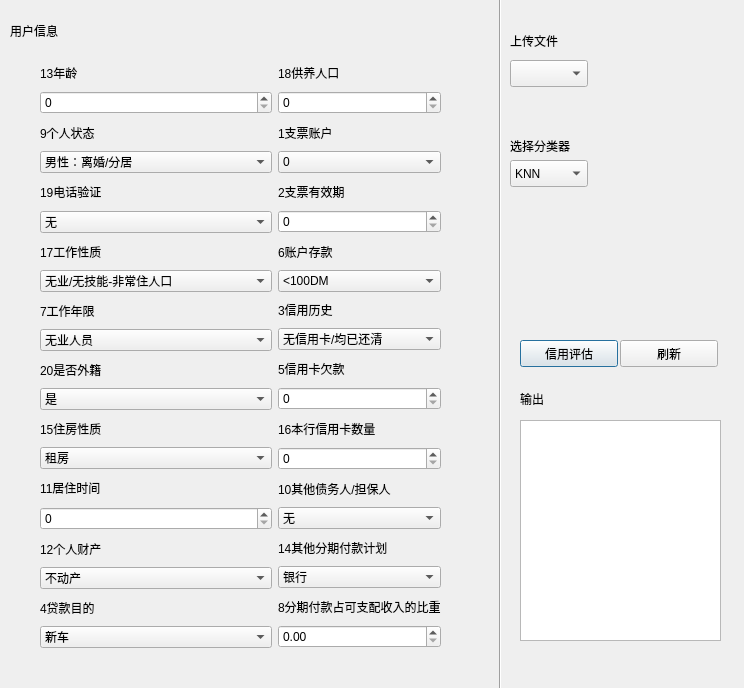
<?xml version="1.0" encoding="UTF-8"?>
<ui version="4.0">
 <class>Dialog</class>
 <widget class="QDialog" name="Dialog">
  <property name="geometry">
   <rect>
    <x>0</x>
    <y>0</y>
    <width>744</width>
    <height>688</height>
   </rect>
  </property>
  <property name="windowTitle">
   <string>Dialog</string>
  </property>
  <widget class="QLabel" name="label">
   <property name="geometry">
    <rect>
     <x>510</x>
     <y>130</y>
     <width>81</width>
     <height>31</height>
    </rect>
   </property>
   <property name="text">
    <string>选择分类器</string>
   </property>
  </widget>
  <widget class="QLabel" name="label_2">
   <property name="geometry">
    <rect>
     <x>510</x>
     <y>20</y>
     <width>91</width>
     <height>41</height>
    </rect>
   </property>
   <property name="text">
    <string>上传文件</string>
   </property>
  </widget>
  <widget class="QLabel" name="label_3">
   <property name="geometry">
    <rect>
     <x>10</x>
     <y>10</y>
     <width>61</width>
     <height>41</height>
    </rect>
   </property>
   <property name="text">
    <string>用户信息</string>
   </property>
  </widget>
  <widget class="QLabel" name="label_4">
   <property name="geometry">
    <rect>
     <x>520</x>
     <y>390</y>
     <width>66</width>
     <height>17</height>
    </rect>
   </property>
   <property name="text">
    <string>输出</string>
   </property>
  </widget>
  <widget class="Line" name="line">
   <property name="geometry">
    <rect>
     <x>490</x>
     <y>-10</y>
     <width>20</width>
     <height>891</height>
    </rect>
   </property>
   <property name="orientation">
    <enum>Qt::Vertical</enum>
   </property>
  </widget>
  <widget class="QWidget" name="layoutWidget">
   <property name="geometry">
    <rect>
     <x>40</x>
     <y>60</y>
     <width>401</width>
     <height>588</height>
    </rect>
   </property>
   <layout class="QGridLayout" name="gridLayout">
    <item row="0" column="0">
     <layout class="QVBoxLayout" name="verticalLayout">
      <item>
       <widget class="QLabel" name="label_17">
        <property name="text">
         <string>13年龄</string>
        </property>
       </widget>
      </item>
      <item>
       <widget class="QSpinBox" name="spinBox_4"/>
      </item>
      <item>
       <widget class="QLabel" name="label_13">
        <property name="text">
         <string>9个人状态</string>
        </property>
       </widget>
      </item>
      <item>
       <widget class="QComboBox" name="comboBox_2">
        <item>
         <property name="text">
          <string>男性：离婚/分居</string>
         </property>
        </item>
        <item>
         <property name="text">
          <string>女性：离婚/分居/已婚</string>
         </property>
        </item>
        <item>
         <property name="text">
          <string>男性：单身</string>
         </property>
        </item>
        <item>
         <property name="text">
          <string>男性：已婚/丧偶</string>
         </property>
        </item>
        <item>
         <property name="text">
          <string>女性：单身</string>
         </property>
        </item>
       </widget>
      </item>
      <item>
       <widget class="QLabel" name="label_23">
        <property name="text">
         <string>19电话验证</string>
        </property>
       </widget>
      </item>
      <item>
       <widget class="QComboBox" name="comboBox_3">
        <item>
         <property name="text">
          <string>无</string>
         </property>
        </item>
        <item>
         <property name="text">
          <string>有且用本名注册</string>
         </property>
        </item>
       </widget>
      </item>
      <item>
       <widget class="QLabel" name="label_21">
        <property name="text">
         <string>17工作性质</string>
        </property>
       </widget>
      </item>
      <item>
       <widget class="QComboBox" name="comboBox_4">
        <item>
         <property name="text">
          <string>无业/无技能-非常住人口</string>
         </property>
        </item>
        <item>
         <property name="text">
          <string>无技能-常住人口</string>
         </property>
        </item>
        <item>
         <property name="text">
          <string>有技能从业者/公务员</string>
         </property>
        </item>
        <item>
         <property name="text">
          <string>管理者/创业者/高级职员/政府官员</string>
         </property>
        </item>
        <item>
         <property name="text">
          <string/>
         </property>
        </item>
       </widget>
      </item>
      <item>
       <widget class="QLabel" name="label_11">
        <property name="text">
         <string>7工作年限</string>
        </property>
       </widget>
      </item>
      <item>
       <widget class="QComboBox" name="comboBox_5">
        <item>
         <property name="text">
          <string>无业人员</string>
         </property>
        </item>
        <item>
         <property name="text">
          <string>少于1年</string>
         </property>
        </item>
        <item>
         <property name="text">
          <string>1年-4年</string>
         </property>
        </item>
        <item>
         <property name="text">
          <string>4年-7年</string>
         </property>
        </item>
        <item>
         <property name="text">
          <string>超过7年</string>
         </property>
        </item>
       </widget>
      </item>
      <item>
       <widget class="QLabel" name="label_24">
        <property name="text">
         <string>20是否外籍</string>
        </property>
       </widget>
      </item>
      <item>
       <widget class="QComboBox" name="comboBox_6">
        <item>
         <property name="text">
          <string>是</string>
         </property>
        </item>
        <item>
         <property name="text">
          <string>否</string>
         </property>
        </item>
       </widget>
      </item>
      <item>
       <widget class="QLabel" name="label_19">
        <property name="text">
         <string>15住房性质</string>
        </property>
       </widget>
      </item>
      <item>
       <widget class="QComboBox" name="comboBox_7">
        <item>
         <property name="text">
          <string>租房</string>
         </property>
        </item>
        <item>
         <property name="text">
          <string>自己的</string>
         </property>
        </item>
        <item>
         <property name="text">
          <string>免费居住</string>
         </property>
        </item>
       </widget>
      </item>
      <item>
       <widget class="QLabel" name="label_15">
        <property name="text">
         <string>11居住时间</string>
        </property>
       </widget>
      </item>
      <item>
       <widget class="QSpinBox" name="spinBox_3"/>
      </item>
      <item>
       <widget class="QLabel" name="label_16">
        <property name="text">
         <string>12个人财产</string>
        </property>
       </widget>
      </item>
      <item>
       <widget class="QComboBox" name="comboBox_8">
        <item>
         <property name="text">
          <string>不动产</string>
         </property>
        </item>
        <item>
         <property name="text">
          <string>building society savings agreement/life insurance</string>
         </property>
        </item>
        <item>
         <property name="text">
          <string>汽车或其他（银行存款不算）</string>
         </property>
        </item>
        <item>
         <property name="text">
          <string>不知/没有</string>
         </property>
        </item>
       </widget>
      </item>
      <item>
       <widget class="QLabel" name="label_8">
        <property name="text">
         <string>4贷款目的</string>
        </property>
       </widget>
      </item>
      <item>
       <widget class="QComboBox" name="comboBox_9">
        <item>
         <property name="text">
          <string>新车</string>
         </property>
        </item>
        <item>
         <property name="text">
          <string>二手车</string>
         </property>
        </item>
        <item>
         <property name="text">
          <string>家具</string>
         </property>
        </item>
        <item>
         <property name="text">
          <string>广播/电视</string>
         </property>
        </item>
        <item>
         <property name="text">
          <string>家用电器</string>
         </property>
        </item>
        <item>
         <property name="text">
          <string>修理</string>
         </property>
        </item>
        <item>
         <property name="text">
          <string>教育</string>
         </property>
        </item>
        <item>
         <property name="text">
          <string>培训</string>
         </property>
        </item>
        <item>
         <property name="text">
          <string>商业</string>
         </property>
        </item>
        <item>
         <property name="text">
          <string>其他</string>
         </property>
        </item>
       </widget>
      </item>
     </layout>
    </item>
    <item row="0" column="1">
     <layout class="QVBoxLayout" name="verticalLayout_2">
      <item>
       <widget class="QLabel" name="label_22">
        <property name="text">
         <string>18供养人口</string>
        </property>
       </widget>
      </item>
      <item>
       <widget class="QSpinBox" name="spinBox_6"/>
      </item>
      <item>
       <widget class="QLabel" name="label_5">
        <property name="text">
         <string>1支票账户</string>
        </property>
       </widget>
      </item>
      <item>
       <widget class="QComboBox" name="comboBox_10">
        <item>
         <property name="text">
          <string>0</string>
         </property>
        </item>
        <item>
         <property name="text">
          <string>0-200DM</string>
         </property>
        </item>
        <item>
         <property name="text">
          <string>&gt;=200DM</string>
         </property>
        </item>
        <item>
         <property name="text">
          <string>无</string>
         </property>
        </item>
       </widget>
      </item>
      <item>
       <widget class="QLabel" name="label_6">
        <property name="text">
         <string>2支票有效期</string>
        </property>
       </widget>
      </item>
      <item>
       <widget class="QSpinBox" name="spinBox"/>
      </item>
      <item>
       <widget class="QLabel" name="label_10">
        <property name="text">
         <string>6账户存款</string>
        </property>
       </widget>
      </item>
      <item>
       <widget class="QComboBox" name="comboBox_11">
        <item>
         <property name="text">
          <string>&lt;100DM</string>
         </property>
        </item>
        <item>
         <property name="text">
          <string>100-500DM</string>
         </property>
        </item>
        <item>
         <property name="text">
          <string>500-1000DM</string>
         </property>
        </item>
        <item>
         <property name="text">
          <string>&gt;=1000DM</string>
         </property>
        </item>
        <item>
         <property name="text">
          <string>不知/无</string>
         </property>
        </item>
       </widget>
      </item>
      <item>
       <widget class="QLabel" name="label_7">
        <property name="text">
         <string>3信用历史</string>
        </property>
       </widget>
      </item>
      <item>
       <widget class="QComboBox" name="comboBox_12">
        <item>
         <property name="text">
          <string>无信用卡/均已还清</string>
         </property>
        </item>
        <item>
         <property name="text">
          <string>本行的信用卡均已还清</string>
         </property>
        </item>
        <item>
         <property name="text">
          <string>现有的信用卡均已还清</string>
         </property>
        </item>
        <item>
         <property name="text">
          <string>有逾期还款记录</string>
         </property>
        </item>
        <item>
         <property name="text">
          <string>重要账户不在本行</string>
         </property>
        </item>
       </widget>
      </item>
      <item>
       <widget class="QLabel" name="label_9">
        <property name="text">
         <string>5信用卡欠款</string>
        </property>
       </widget>
      </item>
      <item>
       <widget class="QSpinBox" name="spinBox_2"/>
      </item>
      <item>
       <widget class="QLabel" name="label_20">
        <property name="text">
         <string>16本行信用卡数量</string>
        </property>
       </widget>
      </item>
      <item>
       <widget class="QSpinBox" name="spinBox_5"/>
      </item>
      <item>
       <widget class="QLabel" name="label_14">
        <property name="text">
         <string>10其他债务人/担保人</string>
        </property>
       </widget>
      </item>
      <item>
       <widget class="QComboBox" name="comboBox_13">
        <item>
         <property name="text">
          <string>无</string>
         </property>
        </item>
        <item>
         <property name="text">
          <string>联合申请人</string>
         </property>
        </item>
        <item>
         <property name="text">
          <string>担保人</string>
         </property>
        </item>
       </widget>
      </item>
      <item>
       <widget class="QLabel" name="label_18">
        <property name="text">
         <string>14其他分期付款计划</string>
        </property>
       </widget>
      </item>
      <item>
       <widget class="QComboBox" name="comboBox_14">
        <item>
         <property name="text">
          <string>银行</string>
         </property>
        </item>
        <item>
         <property name="text">
          <string>商店</string>
         </property>
        </item>
        <item>
         <property name="text">
          <string>无</string>
         </property>
        </item>
       </widget>
      </item>
      <item>
       <widget class="QLabel" name="label_12">
        <property name="text">
         <string>8分期付款占可支配收入的比重</string>
        </property>
       </widget>
      </item>
      <item>
       <widget class="QDoubleSpinBox" name="doubleSpinBox"/>
      </item>
     </layout>
    </item>
   </layout>
  </widget>
  <widget class="QComboBox" name="comboBox">
   <property name="geometry">
    <rect>
     <x>510</x>
     <y>60</y>
     <width>78</width>
     <height>27</height>
    </rect>
   </property>
  </widget>
  <widget class="QPushButton" name="pushButton">
   <property name="geometry">
    <rect>
     <x>520</x>
     <y>340</y>
     <width>98</width>
     <height>27</height>
    </rect>
   </property>
   <property name="text">
    <string>信用评估</string>
   </property>
  </widget>
  <widget class="QComboBox" name="comboBox_15">
   <property name="geometry">
    <rect>
     <x>510</x>
     <y>160</y>
     <width>78</width>
     <height>27</height>
    </rect>
   </property>
   <item>
    <property name="text">
     <string>KNN</string>
    </property>
   </item>
   <item>
    <property name="text">
     <string>LR</string>
    </property>
   </item>
   <item>
    <property name="text">
     <string>SVM</string>
    </property>
   </item>
  </widget>
  <widget class="QTextBrowser" name="textBrowser">
   <property name="geometry">
    <rect>
     <x>520</x>
     <y>420</y>
     <width>201</width>
     <height>221</height>
    </rect>
   </property>
  </widget>
  <widget class="QPushButton" name="pushButton_2">
   <property name="geometry">
    <rect>
     <x>620</x>
     <y>340</y>
     <width>98</width>
     <height>27</height>
    </rect>
   </property>
   <property name="text">
    <string>刷新</string>
   </property>
  </widget>
 </widget>
 <tabstops>
  <tabstop>comboBox</tabstop>
 </tabstops>
 <resources/>
 <connections/>
</ui>
